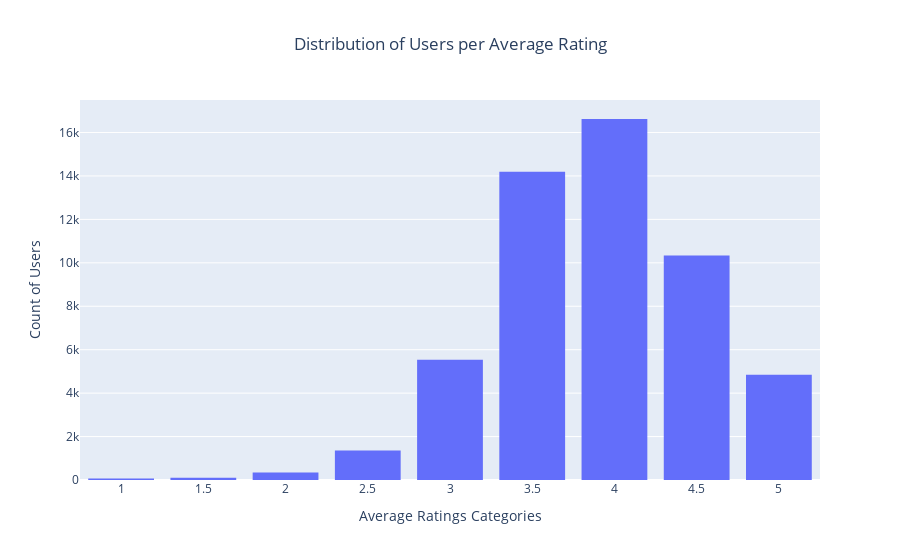

The notebook cell this image was saved under:
### Code cell
## ratings by user -- # Group the dataset by users, calculate the average of rating 
# for each group on plot the average ratings 
# (x-axis: ratings from 1-5, y-axis: count of users with that average rating)

data = ratings_df.groupby('user_id')['rating'].mean()

# Create trace
trace = go.Histogram(x = data.values,
                     name = 'Ratings',
                     xbins = dict(size = 0.5))
# Create layout
layout = go.Layout(title = 'Distribution of Users per Average Rating',
                   xaxis = dict(title = 'Average Ratings Categories'),
                   yaxis = dict(title = 'Count of Users'),
                   bargap = 0.2, title_x=0.5)

# Create plot
fig = go.Figure(data=[trace], layout=layout)
iplot(fig)

### Figure 1 — Plotly figure (JSON) as saved in the notebook; plotly's stock layout.template omitted (floating-point values rounded to 4 significant figures; data arrays with more than 128 entries replaced by an {"elided": "..."} marker saying what was removed)
{"data": [{"name": "Ratings", "type": "histogram", "x": {"elided": "53424 float values"}, "xbins": {"size": 0.5}}], "layout": {"bargap": 0.2, "title": {"text": "Distribution of Users per Average Rating", "x": 0.5}, "xaxis": {"title": {"text": "Average Ratings Categories"}}, "yaxis": {"title": {"text": "Count of Users"}}}}
